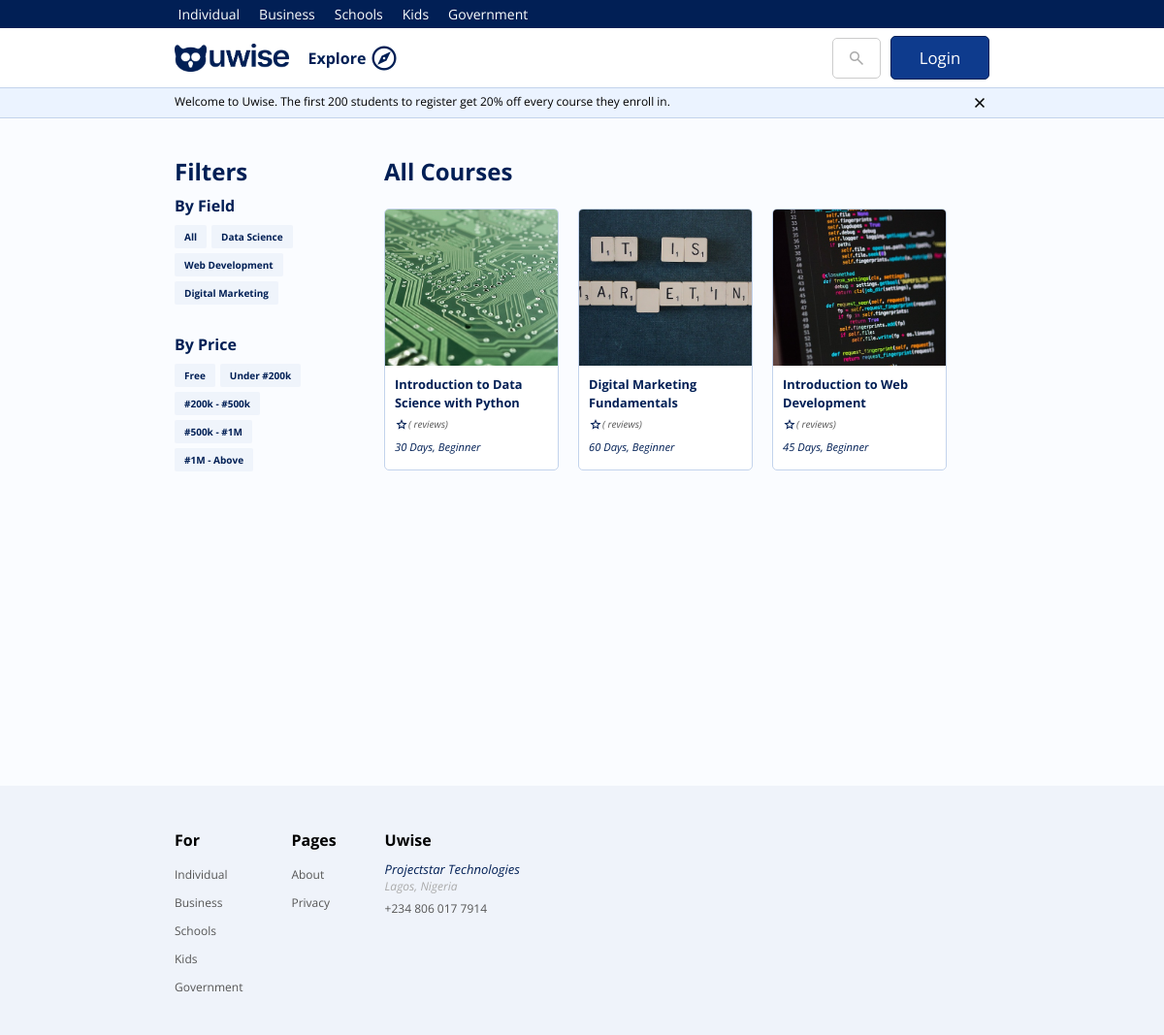
/explore, run on the app's committed database.
### web/models.py (models this page shows, shortened)
class StaticPage(models.Model):
    title = models.CharField(max_length=200, verbose_name='title')
    url_name = models.CharField(max_length=200, verbose_name='url_name', null=False, blank=False)
    content = models.TextField(verbose_name='description', null=False, blank=False)
    date = models.DateField(auto_now=True, verbose_name='date')
    is_active = models.BooleanField(default=True, verbose_name='active', null=False)
    slug = models.SlugField(null=True, blank=True)
    is_model_page = models.BooleanField(default=False)
    def __str__(self):
        return self.url_name

class FooterNav(models.Model):
    title = models.CharField(max_length=200, verbose_name='title')
    is_active = models.BooleanField(default=True, verbose_name='active', null=False)
    footer_links = models.ManyToManyField('StaticPage', verbose_name='static_pages', related_name='static_pages')

### utilsAPI/models.py (models this page shows, shortened)
class Announcement(models.Model):
    title = models.CharField(max_length=200, null=False, blank=False)
    message = models.TextField()
    user = models.ForeignKey(User, on_delete=models.SET_NULL, null=True, blank=True)
    course = models.ForeignKey(Course, on_delete=models.SET_NULL, null=True, blank=True)
    the_class = models.ForeignKey(Class, on_delete=models.SET_NULL, null=True, blank=True)
    date = models.DateTimeField(auto_now=True)

### courseAPI/models.py (models this page shows, shortened)
class Field(models.Model):
    title = models.CharField(max_length=100, null=False, blank=False)
    description = models.CharField(max_length=500, null=True, blank=True)
    is_active = models.BooleanField(default=True)
    def __str__(self):
        return self.title

class Course(models.Model):
    title = models.CharField(max_length=200, null=False, blank=False)
    excerpt = models.TextField(null=False, blank=False)
    description = models.TextField(blank=False, null=False)
    welcome_note = models.TextField(blank=True, null=True)
    intro_video = models.URLField(blank=True, null=True)
    community_link1 = models.URLField(blank=True, null=True)
    community_link2 = models.URLField(blank=True, null=True)
    duration = models.IntegerField(blank=False, null=False)
    image = models.ImageField(upload_to='courses', null=False, blank=False)
    image_link = models.URLField(null=True, blank=True)
    field = models.ForeignKey('Field', on_delete=models.CASCADE)
    price = models.DecimalField(max_digits=9, decimal_places=2, null=False, blank=False)
    class_interval = models.IntegerField(blank=False, null=False)
    language = models.CharField(max_length=200, null=True, blank=True)
    organization = models.ForeignKey(Organization, on_delete=models.SET_NULL, swappable=True, null=True, blank=True)
    level = models.ForeignKey('CourseLevel', on_delete=models.SET_NULL, null=True, blank=True,
                              related_name='course_level')
    skills = models.TextField(null=True, blank=True)
    tags = models.CharField(max_length=200, null=True, blank=True)
    objectives = models.TextField(blank=True, null=True)
    next_start_date = models.DateTimeField(null=True, blank=True)
    is_active = models.BooleanField(default=True)
    date_created = models.DateTimeField(auto_now=True)
    class Meta:
        ordering = ('-date_created', 'is_active', 'next_start_date')

class CourseLevel(models.Model):
    title = models.CharField(max_length=50, null=False, blank=False)
    description = models.CharField(max_length=200, null=True, blank=True)
    is_active = models.BooleanField(default=True)
    date = models.DateField(auto_now=True)
    class Meta:
        ordering = ('-date',)
    def __str__(self):
        return self.title

### web/views.py (the view)
# urls.py: path('explore', view=ExploreView.as_view(), name='explore'),
class ExploreView(BaseView):
    template_name = 'explore.html'
    def get(self, request, *args, **kwargs):
        q = request.GET.get('q')
        if q is not None:
            courses = courseAPI.models.Course.objects.filter(field__title__icontains=q)
        else:
            courses = courseAPI.models.Course.objects.all()
        data = self.get_context_data()
        data['courses'] = courses
        data['page'] = 'explore'
        data['q'] = q
        context = {'data': data}
        return render(request, self.template_name, context)

### web/templates/explore.html (shortened to what this page needs)
{% extends 'partials/base.html' %}
{% load static %}
{% block content %}
    <div class="content">
        <div class="courses-content">
            <nav class="filters">
                <div class="filter-items">
                    <h2>Filters</h2>
                    <h3>By Field</h3>
                    <div class="filter-item-group">
                        <a href="{% url 'explore' %}" class="filter-item">All</a>
                        {% for field in data.fields %}
                            <a href="{% url 'explore' %}?q={{ field }}" class="filter-item">{{ field }}</a>
                        {% endfor %}
                    </div>
                    <br>
                    <h3>By Price</h3>
                    <div class="filter-item-group">
                        <span class="filter-item">Free</span>
                        <span class="filter-item">Under #200k</span>
                        <span class="filter-item">#200k - #500k</span>
                        <span class="filter-item">#500k - #1M</span>
                        <span class="filter-item">#1M - Above</span>
                    </div>
                </div>
            </nav>
            <article class="course-list">
                <h2>
                    {% if data.q is None %} All Courses {% else %} {{ data.q }} {% endif %}
                </h2> <br>
                <div class="course-grid">
                    {% for course in data.courses %}
                        {% include 'widgets/course_card.html' with course=course %}
                    {% endfor %}
                </div>
            </article>
        </div>
    </div>
{% endblock %}
{% block footer %}
    {% include 'partials/footer.html' %}
{% endblock %}

### web/templates/partials/base.html (shortened to what this page needs)
{% load static %}
<!DOCTYPE html>
<html lang="en">
<head>
{% block head %}
    <link rel="stylesheet" href="{% static "css/web.css" %}">
    <link rel="stylesheet" href="{% static "css/web-mobile.css" %}">
{% endblock %}
</head>
<body>
    <div class="header">
        {% if not user.is_authenticated %}
            {% block top-nav %}
                {% include 'partials/topnav.html' with topnavs=data.topnavs %}
            {% endblock %}
        {% endif %}
        {% block header-nav %}
            {% include 'partials/header.html' with page_type=data.page_type %}
        {% endblock %}
        {% block header-message %}
            {% include 'partials/header_message.html' %}
        {% endblock %}
    </div>
    {% block content %}{% endblock %}
    {% block footer %}{% endblock %}
</body>
</html>

### web/templates/partials/topnav.html
<div id="top-nav" class="top-nav">
    <div class="top-nav-content">
        {% for navlink in data.static_pages %}
            {% if navlink.is_model_page %}
                {% if navlink.url_name == 'home' %}
                    <a href="{% url 'home' %}">{{ navlink.slug | capfirst }}</a>
                {% else %}
                    <a href="{% url 'static' navlink.url_name %}">{{ navlink.slug | capfirst }}</a>
                {% endif %}
            {% endif %}
        {% endfor %}
    </div>
</div>

### web/templates/partials/header.html (shortened to what this page needs)
{% load  static %}
<div id="header-nav" class="header-nav">
    <div class="header-nav-content">
        <div class="header-nav-left">
            <a href="{% url 'home' %}"><img class="logo" src="{% static 'images/uwise.png' %}" alt="Uwise Logo"></a>
            {% if data.page is not 'enroll' %}
                <div class="explore"><a href="{% url 'explore' %}">Explore</a>&nbsp;<span onclick=showMegaMenu() style="cursor:pointer; font-size:30px;" class="material-symbols-outlined">explore</span></div>
            {% endif %}
        </div>
        <div class="header-nav-right">
            {% if user.is_authenticated %}
                <div class="header-profile">
                    <div class="header-profile-details">
                        <b>{{ user.get_full_name | title }}</b>
                        {% if user.current_job_title == '' %} <a href="">Update your profile</a> {% else %} <a href="">{{ user.current_job_title }}</a> {% endif %}
                        <div class="header-profile-menu">
                            <a href="{% url 'profile' %}">Profile</a>
                            <a href="{% url 'dashboard' %}">My Library</a>
                            {% comment %} <a href="">Purchases</a>
                            <a href="">Favourites</a>
                            <a href="">Messages</a>
                            <a href="">Forum</a> {% endcomment %}
                            <a href="">Announcements</a>
                            {% comment %} <a href="">Certificates & Badges</a> {% endcomment %}
                            <a id="logout" href="{% url 'logout-user' %}" onclick="" class="logout">Logout</a>
                        </div>
                    </div>
                    <div class="header-profile-image">
                        {% if user.image == '' or user.image is None %}
                            <img src="{% static 'images/profile.png' %}" alt="{{user.get_full_name}}">
                        {% else %}
                            <img src="{{ user.image.url }}" alt="{{user.get_full_name}}">
                        {% endif %}
                    </div>
                </div>
            {% else %}
                {% if data.page == 'home' or data.page == 'course' or data.page == 'enroll' or data.page == 'explore' %}
                    <form action={% url 'explore' %} class="header-search">
                        <span class="material-symbols-outlined search-icon" onclick=focusInput()>search</span>
                        <input class="header-search-input search" placeholder="What do you want to learn?" type="search" name="q" />
                    </form>
                    <a class="btn-cta blue" href="{% url 'login' %}">Login</a>
                {% elif data.page == 'login' %}
                    <a class="btn-cta-light switch-auth" href="{% url 'signup' %}">Sign Up</a>
                {% elif data.page == 'signup' %}
                    <a class="btn-cta-light switch-auth" href="{% url 'login' %}">Login</a>
                {% endif %}
            {% endif %}
        </div>
    </div>
</div>

### web/templates/partials/header_message.html (shortened to what this page needs)
<div id="header-message" class="header-message">
    <div class="header-message-content">
        <span>{{ data.announcement.message }}</span>
        <span class="material-symbols-outlined close-icon">close</span>
    </div>
</div>

### web/templates/widgets/course_card.html (shortened to what this page needs)
<a href="{% url 'course' course.id %}" class="course-card">
    <div class="course-image">
        {% if course.image_link is not None %}
            <img src="{{course.image_link}}" alt="">
        {% else %}
            <img src="{{course.image.url}}" alt="">
        {% endif %}
    </div>
    <div class="course-details">
        <strong class="course-title">{{course.title}}</strong>
        <div class="course-details-bottom">
            <p class="rating"><span class="material-symbols-outlined rating-star">star</span> {{ course.rating }}  ({{ course.rating_count }} reviews)</p>
            <i class="course-duration">{{course.duration}} Days, {{course.level}}</i>
        </div>
    </div>
</a>

### web/templates/partials/footer.html
{% load static %}
<div id="footer" class="footer">
    <div class="footer-wrapper">
        <div class="footer-content">
              <div class="footer-nav-list">
                <div class="footer-nav">
                    <strong class="footer-nav-title">For</strong>
                    {% for navlink in data.static_pages %}
                        {% if navlink.is_model_page %}
                            {% if navlink.url_name == 'home' %}
                                <a href="{% url 'home' %}">{{ navlink.slug | capfirst }}</a>
                            {% else %}
                                <a href="{% url 'static' navlink.url_name %}">{{ navlink.slug | capfirst }}</a>
                            {% endif %}
                        {% endif %}
                    {% endfor %}
                </div>
                  {% for footer_nav in data.footer_navs %}
                      <div class="footer-nav">
                        <strong class="footer-nav-title">{{ footer_nav.title }}</strong>
                          {% for footer_link in footer_nav.footer_links.all %}
                                {% if not footer_nav.title == 'Pages' %}
                                    <a href="{% url 'explore' %}?q={{ footer_link }}">{{ footer_link | capfirst }}</a>
                                {% else %}
                                    <a href="{% url 'static' footer_link.url_name %}">{{ footer_link | capfirst }}</a>
                                {% endif %}
                          {% endfor %}
                      </div>
                  {% endfor %}
                <div class="footer-nav">
                    <strong class="footer-nav-title">Uwise</strong>
                    <em>Projectstar Technologies</em>
                    <i>Lagos, Nigeria</i>
                    <a href="tel:+2348060177914">+234 806 017 7914</a>
                </div>
            </div>
        </div>
    </div>
</div>

### data on the page
StaticPage: slug "Individual"
StaticPage: slug "Business"
StaticPage: slug "Schools"
StaticPage: slug "Kids"
StaticPage: slug "Government"
Announcement: announcement.message "Welcome to Uwise. The first 200 students to register get 20% off every course they enroll in."
Field: title "Data Science"
Field: title "Web Development"
Field: title "Digital Marketing"
Course: image (picture), title "Introduction to Data Science with Python", duration "30", level "Beginner"
Course: image (picture), title "Digital Marketing Fundamentals", duration "60", level "Beginner"
Course: image (picture), title "Introduction to Web Development", duration "45", level "Beginner"
FooterNav: title "Pages"
StaticPage: url_name "About"
StaticPage: url_name "Privacy"
